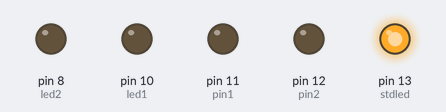
The sketch below on a simulated Arduino Uno, built with avr-gcc and run on an emulated ATmega328P. Shown: output pins drawn as LEDs (lit = HIGH).

Above: at 0.6 s.
At 49.6 s:
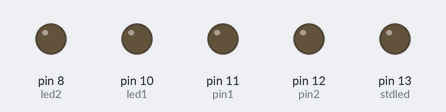
Timing chart, 0 to 50.3 s (numbered marks = the images above):
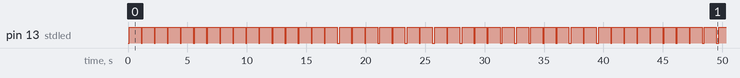

The sketch:

DCF77_Protocoll_.ino
```cpp
//!!!!ONLY FOR TESTING PURPOSES!

#define FILENAME "DCF77gen3"
// Generator for 77,5 kHz (DCF-77) by Jonas woerner (c)
#include <Time.h>
byte dcfBits[60] = { 0, 0, 0, 0, 0, 0, 0, 0, 0, 0, 0, 0, 0, 0, 0, 0, 1, 0, 0, 1, 0, 0, 0, 0, 0, 0, 0, 0, 0, 0, 0, 0, 0, 0, 0, 1, 0, 0, 0, 0, 0, 0, 0, 1, 1, 0, 0, 0, 0, 1, 0, 1, 0, 1, 0, 0, 0, 0, 0, 0 };
//int Minuten = 15;
//int Stunden = 12;
const int anzahlMinutenBits = 7;
const int anzahlStundenBits = 6;
const int offsetMinutenBits = 21;
const int offsetStundenBits = 29;
byte MinutenBits[anzahlMinutenBits] = { 0 };
byte StundenBits[anzahlStundenBits] = { 0 };
int parity = 0;
// lowered signal. always on:
const byte pin1  =  11;    // = OC2A. goes to antenna
const byte pin2  =  12;    // set to LOW. goes via  22 ohms to antenna
const byte led1  =  10;
const byte led2  =   8;
const int stdled = 13;
//                                    GND goes via 180 ohms to antenna
/*      +----------+
GND ----| 180 ohms |----+         <-------- always connected to ground
        +----------+    |
                        |
        +----------+    |
pin2 ---|  22 ohms |----+-----+   <-------- high power when set to OUTPUT
        +----------+    |     |
                        |     /
                      -----   \
      capacitor --->          /   <-------- antenna
                      -----   \
                        |     /
                        |     |
pin1 -------------------+-----+
*/
void setup()
{
  DCF_BITS(15,13);  //set time to 15:13
   pinMode(led1, OUTPUT);
  pinMode(led2, OUTPUT);
  pinMode(pin1, OUTPUT);
  pinMode(stdled,OUTPUT);
  pinMode(pin2, OUTPUT);
  digitalWrite(pin2, LOW);
  digitalWrite(stdled,HIGH);
//TCCR2B = B00000001;
  // Bits 2 1 0 = 0 0 1 : no prescaling, divide by 1 (other prescalers: 8, 32, 64, 128, 256, 1024)
  //TCCR2A = B01000010;
  // | 7 | 6 | 5 | 4 | 3 | 2 | 1 | 0 |
  // | 0 | 1 | 0 | 0 | - | - | - | - | : Toggle OC2A on Compare Match
  // | - | - | - | - | 0 | 0 | 1 | 0 | : Clear Timer on Compare Match
  //OCR2A  = 102;    // frequency = 16,000,000 / 2 / (OCR2A + 1) = 77.604 kHz
  // each time when Timer2 gets 102 the selected output gets inverted
     setupFrequencyGen();
  //206
  setFrequency(206);        //-Make 77KHz
    //analogWrite(11,255);
}

void loop()
{

  for (int i = 0;i<58;++i)
  {
    modulate(dcfBits[i]);
    delay(1000);
  }
  setLevel(1);
  digitalWrite(stdled,HIGH);
  delay(1000);
}


void DCF_BITS(int Minuten, int Stunden)
{

  //MINUTE\\

		if (Minuten > 39)
	{
		MinutenBits[6] = 1;
		Minuten -= 40;
	}
		if (Minuten > 19)
	{
		MinutenBits[5] = 1;
		Minuten -= 20;
	}

		if (Minuten > 9)
	{
		MinutenBits[4] = 1;
		Minuten -= 10;
	}

	for (int i = 0; i < 4; ++i)
	{
		//MinutenBits[i] = (Minuten & (1 << i)) ? true : false;

		if ((Minuten & (1 << i)) > 0)
		{
			MinutenBits[i] = true;
		}
		else
		{
			MinutenBits[i] = false;
		}
	}
	for (int i = 0; i < anzahlMinutenBits; ++i)
			{
				dcfBits[offsetMinutenBits + i] = MinutenBits[i];
			}
	//Stunde\\

		if (Stunden > 19)
	{
		StundenBits[5] = 1;
		Stunden -= 20;
	}
		 if (Stunden > 9)
	{
		StundenBits[4] = 1;
		Stunden -= 10;
	}


	 for (int i = 0; i < 4; ++i)
	 {
		 //MinutenBits[i] = (Minuten & (1 << i)) ? true : false;

		 if ((Stunden & (1 << i)) > 0)
		 {
			 StundenBits[i] = true;
		 }
		 else
		 {
			 StundenBits[i] = false;
		 }
	 }

	 for (int i = 0; i < anzahlStundenBits; ++i)
	 {
		 dcfBits[offsetStundenBits + i] = StundenBits[i];
	 }

	 /*for (int n = 0; n < 6; ++n)
	 {

	 }*/
	 ////////////////////////////
	 {
		 parity += dcfBits[21];
		 parity += dcfBits[22];
		 parity += dcfBits[23];
		 parity += dcfBits[24];
		 parity += dcfBits[25];
		 parity += dcfBits[26];
		 parity += dcfBits[27];
		 if (parity % 2 == 0)
		 {
			 dcfBits[28] = 0;
		 }
		 else
		 {
			 dcfBits[28] = 1;
		 }
		 parity = 0;
	 }
	 ////////////////////////////
	 {
		 parity += dcfBits[29];
		 parity += dcfBits[30];
		 parity += dcfBits[31];
		 parity += dcfBits[32];
		 parity += dcfBits[33];
		 parity += dcfBits[34];
		 if (parity % 2 == 0)
		 {
			 dcfBits[35] = 0;
		 }
		 else
		 {
			 dcfBits[35] = 1;
		 }
		 parity = 0;
	 }
	 /////////////////////////////
	 {
		 parity += dcfBits[36];
		 parity += dcfBits[37];
		 parity += dcfBits[38];
		 parity += dcfBits[39];
		 parity += dcfBits[40];
		 parity += dcfBits[41];
		 parity += dcfBits[42];
		 parity += dcfBits[43];
		 parity += dcfBits[44];
		 parity += dcfBits[45];
		 parity += dcfBits[46];
		 parity += dcfBits[47];
		 parity += dcfBits[48];
		 parity += dcfBits[49];
		 parity += dcfBits[50];
		 parity += dcfBits[51];
		 parity += dcfBits[52];
		 parity += dcfBits[53];
		 parity += dcfBits[54];
		 parity += dcfBits[55];
		 parity += dcfBits[56];
		 parity += dcfBits[57];
		 if (parity % 2 == 0)
		 {
			 dcfBits[58] = 0;
		 }
		 else
		 {
			 dcfBits[58] = 1;
		 }
		 parity = 0;
	 }
}

void setLevel(byte b) {
  switch (b) {
    case 0: pinMode(pin2, INPUT); break;  // open   = low sinal
    case 1: pinMode(pin2, OUTPUT); break; // closed = high signal
  }
}
void modulate(byte b)
{

   if (b == 0)
   {
     digitalWrite(stdled,LOW);
     pinMode(pin2, INPUT);  // open   = low sinal
     delay(100);
     pinMode(pin2, OUTPUT);  // closed = high signal
     digitalWrite(stdled,HIGH);
   }
   else
   {
     digitalWrite(stdled,LOW);
      pinMode(pin2, INPUT);  // open   = low sinal
     delay(200);
     pinMode(pin2, OUTPUT);  // closed = high signal
     digitalWrite(stdled,HIGH);
   }

}

void setFrequency(int d)
{
  //Frequency = 16000000/d

  if(d<0)
    d=-d;
  if(d<2)
    d=2;
  TCCR1B&=0xfe;             //-Stop generator
  TCNT1=0;                  //-Clear timer
  ICR1=d;                   // |
  OCR1A=(d/2);              //-+
  TCCR1B|=0x01;             //-Restart generator
}

void setupFrequencyGen()
{
  TCCR1A=0b10000010;        //-Set up frequency generator
  TCCR1B=0b00011001;        //-+
  setFrequency(16);         //-Start with 1MHz
  pinMode(11,OUTPUT);        //-Signal generator pin
}
```

Measured:
- by itself, pin 13 (stdled): moves between LOW and HIGH, repeating every 38.7 s
- by itself, everything shown: repeats every 38.7 s, in 68 steps
